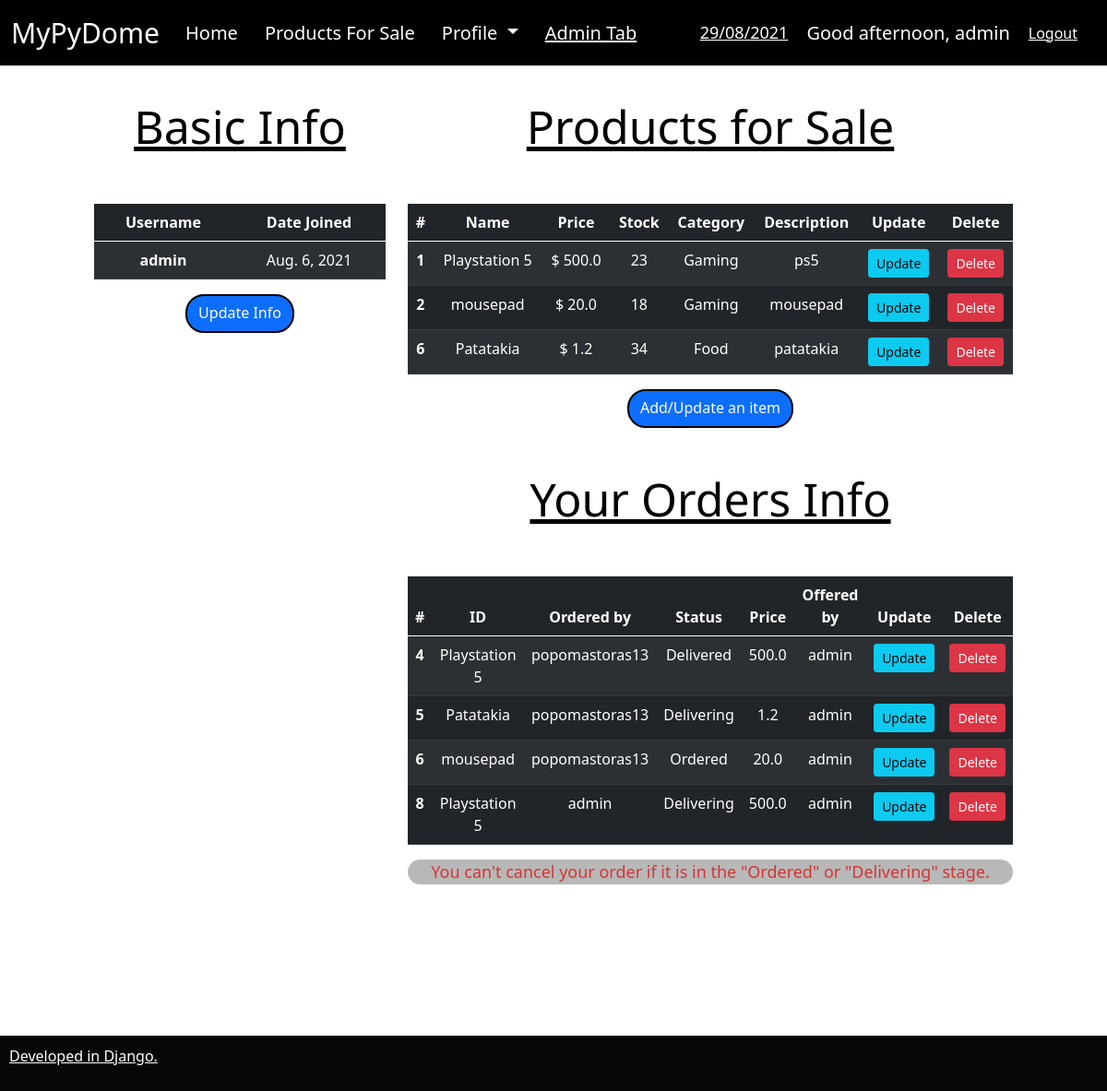
/products/wishlist/ (signed in), run on an earlier commit of the app's database.
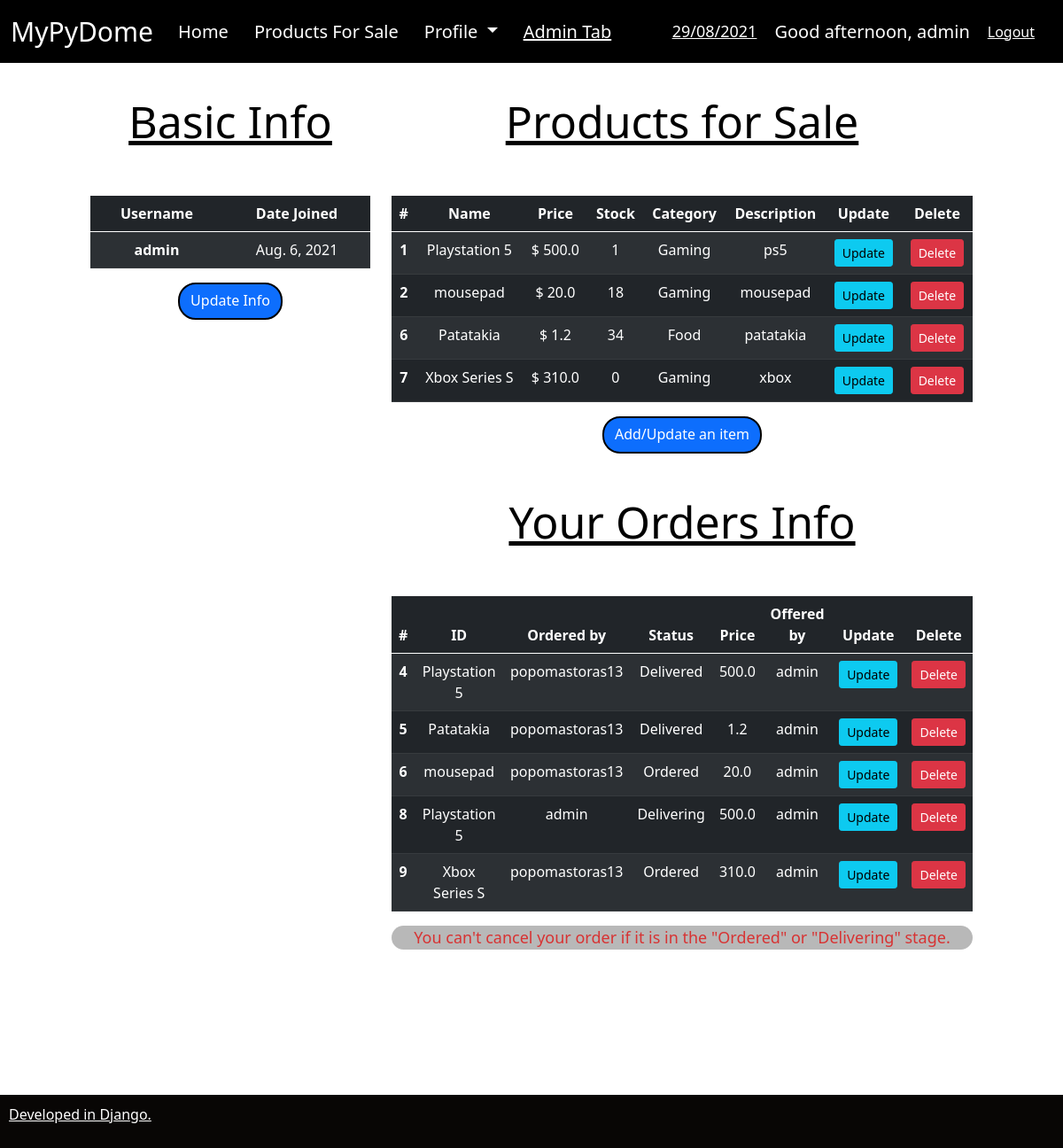
And on a later commit of the database.
### products/models.py (models this page shows, shortened)
class Wishlist(models.Model):
    CATEGORY = (
        ('Groceries', 'Groceries'),
        ('Food', 'Food'),
        ('Clothing-Apparel', 'Clothing-Apparel'),
        ('Household', 'Household'),
        ('Appliances', 'Appliances'),
        ('Electronics', 'Electronics'),
        ('Gaming', 'Gaming'),
        ('Computer Parts', 'Computer Parts'),
    )
    name = models.CharField(max_length=200, null=True)
    price = models.FloatField(null=True)
    stock = models.IntegerField(null=True)
    category = models.CharField(max_length=200, null=True, choices=CATEGORY)
    description = models.CharField(max_length=200, null=True)
    date_created = models.DateTimeField(auto_now_add=True, null=True)
    creator = models.ForeignKey(settings.AUTH_USER_MODEL, null=True, on_delete=models.SET_NULL)
    def __str__(self):
        return self.name

class Order(models.Model):
    STATUS=(
            ('Pending Approval', 'Pending Approval'),
            ('Out of Stock', 'Out of Stock'),
            ('Ordered', 'Ordered'),
            ('Delivering', 'Delivering'),
            ('Delivered', 'Delivered')
    )
    customer = models.ForeignKey(User, null=True, on_delete=models.SET_NULL)
    wishlist_item = models.ForeignKey(Wishlist, null=True, on_delete=models.CASCADE)
    date_created = models.DateTimeField(auto_now_add=True, null=True)
    status = models.CharField(max_length=200, default='Pending Approval', choices=STATUS)

### products/views.py (the view)
# urls.py: path('wishlist/', views.wishlist_index, name='wishlist'),
@staff_member_required(login_url='accounts')     #an den eimai staff de mporw na mpw
def wishlist_index(request):                #
    wishlist = Wishlist.objects.all()
    orders = Order.objects.all()
    context={'wishlist': wishlist, 'orders': orders}
    return render(request, 'wishlist.html', context)

### products/templates/wishlist.html (shortened to what this page needs)
{% extends 'base.html' %}
{% block content %}
<div class="container-fluid" style="margin-top:30px; width:85%">
  <div class="row">
    <div class="col-sm-4">
      <H2 align="center" style="font-size: 50px; color:rgb(0, 0, 0); text-decoration: underline;">
        Basic Info
      </H2>
      <H2>&nbsp;
      </H2>
      <table style='text-align: center;' class="table table-dark table-striped">
        <thead>
            <tr>
              <th scope="col">Username</th>
              <th scope="col">Date Joined</th>
            </tr>
          </thead>
          <tbody>
            <tr>
              <th scope="row">{{ request.user.username }}</th>
                <td>{{ request.user.date_joined.date }}</td>
            </tr>
          </tbody>
      </table>
      <div align="center">
        <a class="btn btn-primary" style ="height: 42px; border-radius: 20px; border: 2px solid #000000;" href="{% url 'update_user' request.user.id %}">Update Info</a>
      </div>
    </div>
    <div class="col-sm-8">
        <H2 align="center" style="font-size: 50px; color:rgb(0, 0, 0); text-decoration: underline;">
            Products for Sale
        </H2>
        <H2>&nbsp;
        </H2>
        <table style='text-align: center;' class="table table-dark table-striped">
            <thead>
                <tr>
                  <th scope="col">#</th>
                  <th scope="col">Name</th>
                  <th scope="col">Price</th>
                  <th scope="col">Stock</th>
                  <th scope="col">Category</th>
                  <th scope="col">Description</th>
                  <th scope="col">Update</th>
                  <th scope="col">Delete</th>
                </tr>
              </thead>
              <tbody>
                {% for item in wishlist %}
                {% if request.user.id == item.creator_id  %}
                <tr>
                  <th scope="row">{{ item.id }}</th>
                    <td>{{ item.name }}</td>
                    <td>$ {{ item.price }}</td>
                    <td>{{ item.stock }}</td>
                    <td>{{ item.category }}</td>
                    <td>{{ item.description }}</td>
                    <td>
                      <a class="btn btn-sm btn-info" href="{% url 'update_item' item.id %}">Update</a>
                    </td>
                    <td>
                      <a class="btn btn-sm btn-danger" href="">Delete</a>
                    </td>
                </tr>
                {% endif %}
                {% endfor %}
              </tbody>
        </table>
        <div align="center">
          <a style ="height: 42px; border-radius: 20px; border: 2px solid #000000;" href="/products/new_item" class="btn btn-primary" type="button">Add/Update an item</a>
        </div>
        <H2>&nbsp;</H2>
        <H2 align="center" style="font-size: 50px; color:rgb(0, 0, 0); text-decoration: underline;">
            Your Orders Info
        </H2>
        <H2>&nbsp;</H2>
        <table style='text-align: center;' class="table table-dark table-striped">
          <thead>
              <tr>
                <th scope="col">#</th>
                <th scope="col">ID</th>
                <th scope="col">Ordered by</th>
                <th scope="col">Status</th>
                <th scope="col">Price</th>
                <th scope="col">Offered by</th>
                <th scope="col">Update</th>
                <th scope="col">Delete</th>
              </tr>
            </thead>
            <tbody>
              {% for item in orders %}
              {% if request.user.id == item.wishlist_item.creator_id  %}
              <tr>
                <th scope="row">{{ item.id }}</th>
                  <td>{{ item.wishlist_item }}</td>
                  <td>{{ item.customer }}</td>
                  <td>{{ item.status }}</td>
                  <td>{{ item.wishlist_item.price }}</td>
                  <td>{{ item.wishlist_item.creator }}</td>
                  <td>
                    <a class="btn btn-sm btn-info" href="{% url 'update_order' item.id %}">Update</a>
                  </td>
                  {% if item.status == "Out of Stock" or item.status == "Pending Approval" or item.status == "Delivered" %}
                  <td>
                    <a class="btn btn-sm btn-danger" href="{% url 'delete_order' item.id %}">Delete</a>
                  </td>
                  {% endif %}
                  {% if item.status == "Ordered" or item.status == "Delivering" %}
                  <td>
                  <button class="btn btn-sm btn-danger" onclick="alert('Unable to cancel at this Stage.')">Delete</button>
                  </td>
                  {% endif %}
                </tr>
              {% endif %}
              {% endfor %}
            </tbody>
        </table>
        <div  align="center" style='opacity:0.8; border-radius: 20px; background-color:rgb(167, 167, 167)'>
          <p style ="width:100%; font-size:18px; color:rgb(206, 0, 0)">
          You can't cancel your order if it is in the "Ordered" or "Delivering" stage.
          </p>
        </div>
    </div>
  </div>
</div>
{% endblock %}

### templates/base.html (shortened to what this page needs)
{% load static %}
<!doctype html>
<html lang="en">
  <head>
    <link href="https://cdn.jsdelivr.net/npm/bootstrap@5.1.0/dist/css/bootstrap.min.css" rel="stylesheet">
  </head>
  <body style="background-image: url('https://images.unsplash.com/photo-1628277575641-ee4b1bd8454f?ixid=MnwxMjA3fDB8MHxwaG90by1wYWdlfHx8fGVufDB8fHx8&ixlib=rb-1.2.1&auto=format&fit=crop&w=2089&q=80'); background-repeat: no-repeat; background-attachment: fixed; background-size: cover;">
    <div style = "min-width:100%; width: auto; position:absolute;">
      {% include 'navbar.html' %}
    <H2>&nbsp;
      <br> &nbsp;
    </H2>
      {% block content %}
      {% endblock %}
    <H2>&nbsp;
      <br> &nbsp;
      <br> &nbsp;
    </H2>
  </body>
  <footer>
    <p style='text-decoration:underline;'> Developed in Django.</p>
  </footer>
  <H2>&nbsp;
    <br> &nbsp;
  </H2>
</html>

### templates/navbar.html (shortened to what this page needs)
<nav style = 'position: fixed; width:100%;' class="navbar navbar-expand-lg navbar-dark bg-black" >
    <div class="container-fluid">
      <a style="font-size: 30px; margin-right: 20px; color:white" class="navbar-brand" href="/../home">MyPyDome</a>
      <div class="collapse navbar-collapse" id="navbarSupportedContent">
        <ul class="navbar-nav me-auto mb-2 mb-lg-0">
          <li class="nav-item">
            <a style="font-size: 20px; margin-right: 13px; color:white" class="nav-link active" aria-current="page" href="/../home">Home</a>
          </li>
          {% if request.user.is_staff == 0  or request.user.is_superuser == 1 %}
            <li>
              <a style="font-size: 20px; margin-right: 13px; color:white" class="nav-link active" aria-current="page"  href="/products/products/">Products For Sale</a>
            </li>
          {% endif %}
          <li class="nav-item dropdown">
            <a style="font-size: 20px; margin-right: 13px; color:rgb(253, 253, 253)" class="nav-link dropdown-toggle" href="#" id="navbarDropdown" role="button" data-bs-toggle="dropdown" aria-expanded="false">
              Profile
            </a>
          </li>
          {% if request.user.username == 'admin'  %}
          <li class="nav-item">
            <a style = "text-decoration: underline; color:white; font-size: 20px;"class="nav-link" href="/admin" tabindex="-1">Admin Tab</a>
          </li>
          {% endif %}
        </ul>
        <span style="text-decoration:underline; font-size: 18px; margin-right: 20px; color:white" id="datetime"></span>
        <span style="font-size: 20px; color:white" id="greet"></span>
        <span style="font-size: 20px; margin-right: 20px; color:white">, {{request.user}}</span>
        <span><a style="margin-right: 20px; color:white" href="/accounts/logout">Logout</a></span>
      </div>
    </div>
  </nav>

### templates/base.html (style rules this page uses)
footer { text-align: left; padding: 10px; position: fixed; width:100%; bottom: 0px; background-color: rgb(8, 6, 5); color: white; }

What changed in the data, as far as the page shows it:
changed Wishlist "Playstation 5": stock "23" → "1"
added Wishlist: id "7", name "Xbox Series S", price "310.0", stock "0", category "Gaming", description "xbox"
changed Order "Patatakia": status "Delivering" → "Delivered"
added Order: id "9", wishlist_item "Xbox Series S", customer "popomastoras13", status "Ordered", wishlist_item.price "310.0", wishlist_item.creator "admin", shows "Delete"
